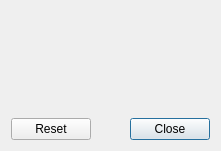
<?xml version="1.0" encoding="UTF-8"?>
<ui version="4.0">
 <class>RazorWorldClockConfiguration</class>
 <widget class="QDialog" name="RazorWorldClockConfiguration">
  <property name="geometry">
   <rect>
    <x>0</x>
    <y>0</y>
    <width>221</width>
    <height>151</height>
   </rect>
  </property>
  <property name="windowTitle">
   <string>Razor Keyboard Indicator Settings</string>
  </property>
  <layout class="QVBoxLayout" name="verticalLayout_2">
   <item>
    <spacer name="verticalSpacer">
     <property name="orientation">
      <enum>Qt::Vertical</enum>
     </property>
     <property name="sizeHint" stdset="0">
      <size>
       <width>20</width>
       <height>1</height>
      </size>
     </property>
    </spacer>
   </item>
   <item>
    <widget class="QDialogButtonBox" name="buttons">
     <property name="orientation">
      <enum>Qt::Horizontal</enum>
     </property>
     <property name="standardButtons">
      <set>QDialogButtonBox::Close|QDialogButtonBox::Reset</set>
     </property>
    </widget>
   </item>
  </layout>
 </widget>
 <tabstops>
  <tabstop>buttons</tabstop>
 </tabstops>
 <resources/>
 <connections>
  <connection>
   <sender>buttons</sender>
   <signal>accepted()</signal>
   <receiver>RazorWorldClockConfiguration</receiver>
   <slot>accept()</slot>
   <hints>
    <hint type="sourcelabel">
     <x>86</x>
     <y>244</y>
    </hint>
    <hint type="destinationlabel">
     <x>97</x>
     <y>253</y>
    </hint>
   </hints>
  </connection>
  <connection>
   <sender>buttons</sender>
   <signal>rejected()</signal>
   <receiver>RazorWorldClockConfiguration</receiver>
   <slot>reject()</slot>
   <hints>
    <hint type="sourcelabel">
     <x>67</x>
     <y>244</y>
    </hint>
    <hint type="destinationlabel">
     <x>62</x>
     <y>253</y>
    </hint>
   </hints>
  </connection>
 </connections>
 <slots>
  <signal>maximumNetSpeedChanged(QString)</signal>
  <slot>on_typeCOB_currentIndexChanged(int)</slot>
  <slot>on_sourceCOB_currentIndexChanged(int)</slot>
  <slot>on_maximumHS_valueChanged(int)</slot>
  <slot>saveSettings()</slot>
 </slots>
</ui>
